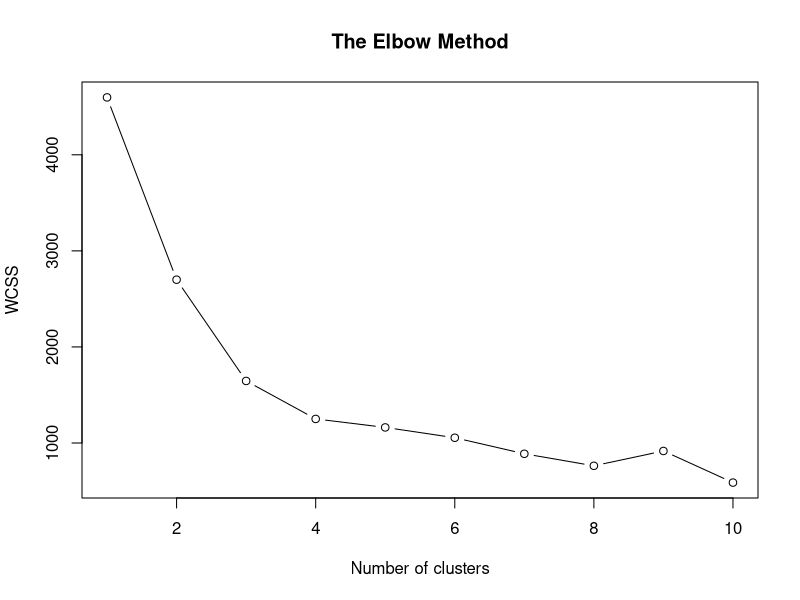
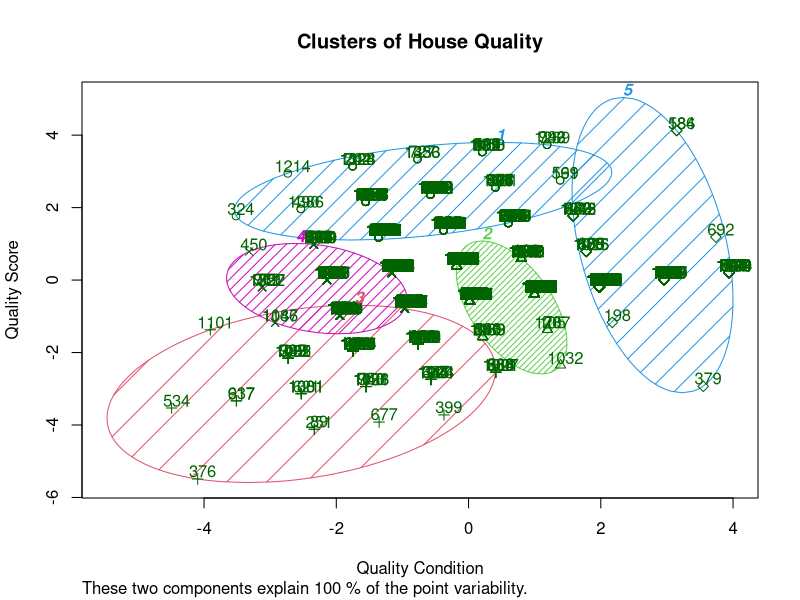

The R script that drew these images, in order:
# K-Means Clustering
# Importing the dataset
kdata = read.csv("00_data/wmd_house.csv")
# Selecting target variables
cluster_cols <- c("OverallQual", "OverallCond")
X <- kdata[, cluster_cols]

# Using the elbow method to find the optimal number of clusters
set.seed(6)
wcss = vector()
for (i in 1:10) wcss[i] = sum(kmeans(X, i)$withinss)
plot(x = 1:10,
     y = wcss,
     type = 'b',
     main = paste('The Elbow Method'),
     xlab = 'Number of clusters',
     ylab = 'WCSS')

# Fitting K-Means to dataset
set.seed(123)
kmeans = kmeans(X, 5, iter.max = 300, nstart = 10)

# Visualizing the clusters
library(cluster)
clusplot(x = X,
         clus = kmeans$cluster,
         lines = 0,
         shade = TRUE,
         color = TRUE,
         labels = 2,
         plotchar = TRUE,
         span = TRUE,
         main = paste('Clusters of House Quality'),
         xlab = 'Quality Condition',
         ylab = 'Quality Score')
